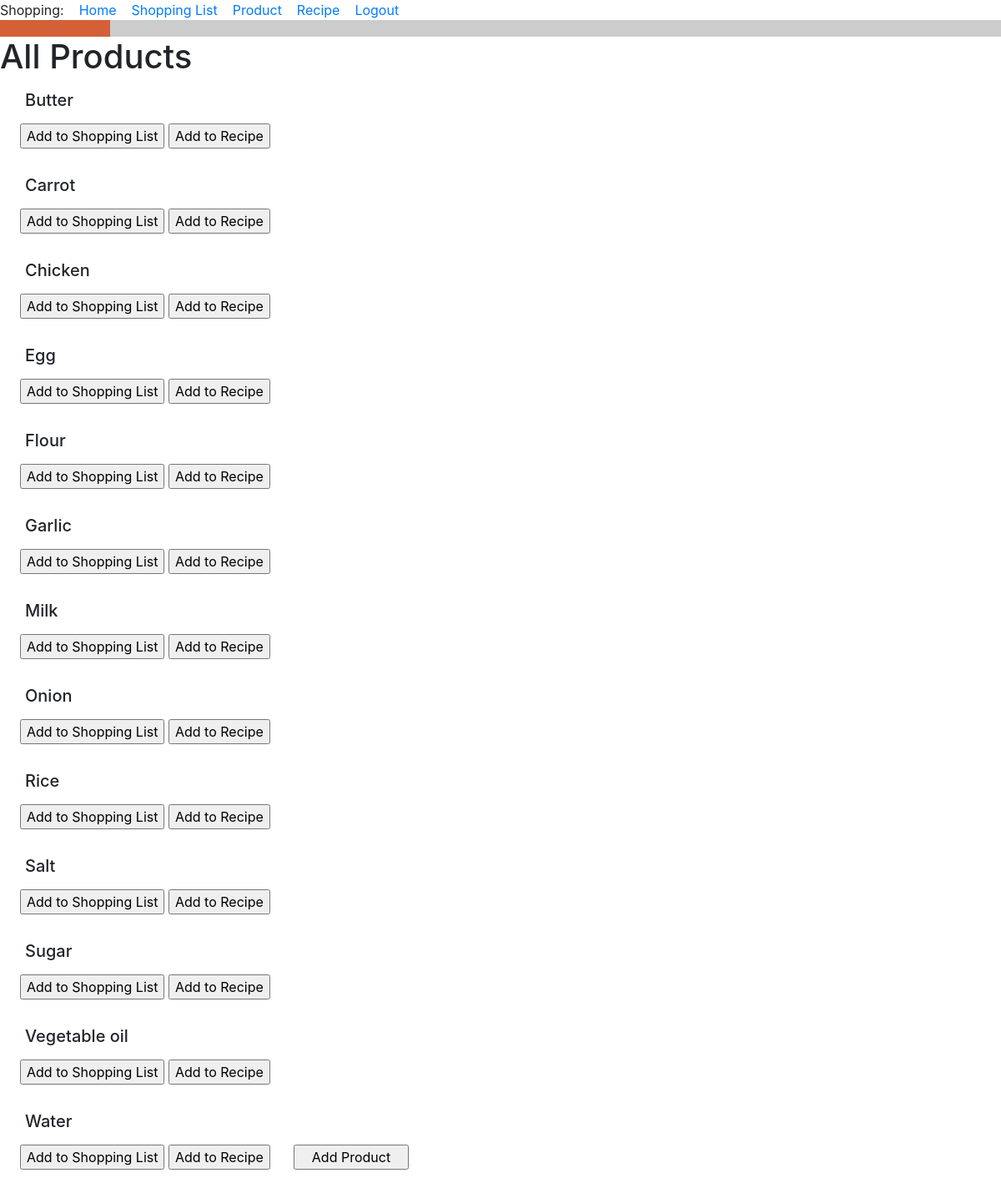
/all_products (signed in), run on the app's committed database.
### food_app/models.py (models this page shows, shortened)
class Product(db.Model):
    id = db.Column(db.Integer, primary_key=True)
    title = db.Column(db.String(256), index=True, unique=True, nullable=False)
    type_of_product = db.Column(db.String(120))
    unit_of_measure = db.Column(db.String(120))
    def __str__(self):
        return f'{self.title}'.capitalize()  # Big first letter only.

### food_app/routes.py (the view)
@app.route('/all_products', methods=['GET', 'POST'])
@login_required
def all_products():
    products = Product.query.order_by(Product.title)  # by ABC order
    return render_template('all_products.html', title='All Products', products=products)

### food_app/models.py (called while the page is built)
@login.user_loader
def load_user(id):
    return User.query.get(int(id))

### food_app/templates/all_products.html (shortened to what this page needs)
{% extends "base.html" %}
{% block content %}
<h1>All Products</h1>
{% for product in products %}
<h5>
    <div><p>
        <p style="margin-left:1.5em">{{ product }} </p></div>
</h5>
<head>
</head>
<form action="{{ url_for('add_product_to_list', product_id=product.id) }}">
    <p style="margin-left:1.5em"><input class="button" type="submit" value="Add to Shopping List"></p>
</form>
<form action="{{ url_for('add_product_to_recipe', product_id=product.id) }}">
    <input class="button" type="submit" value="Add to Recipe">
</form>
    {% endfor %}
<form>
    <p style="margin-left:1.5em"><input type="button" value="   Add Product   " onClick='location.href="add_product"'>
</form>
{% endblock %}

### food_app/templates/all_products.html (style rules this page uses)
form { display: inline-block; }

### data on the page
Product: title "Butter"
Product: title "Carrot"
Product: title "Chicken"
Product: title "Egg"
Product: title "Flour"
Product: title "Garlic"
Product: title "Milk"
Product: title "Onion"
Product: title "Rice"
Product: title "Salt"
Product: title "Sugar"
Product: title "Vegetable oil"
Product: title "Water"
